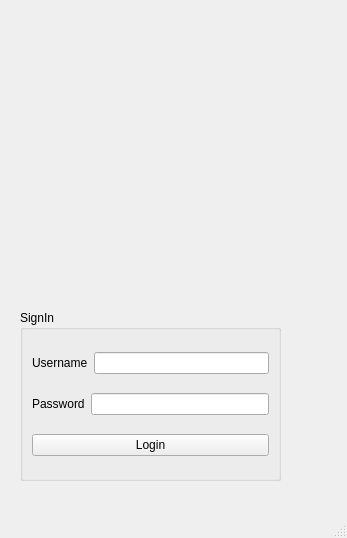
<?xml version="1.0" encoding="UTF-8"?>
<ui version="4.0">
 <class>MainWindow</class>
 <widget class="QMainWindow" name="MainWindow">
  <property name="geometry">
   <rect>
    <x>0</x>
    <y>0</y>
    <width>347</width>
    <height>538</height>
   </rect>
  </property>
  <property name="windowTitle">
   <string>MainWindow</string>
  </property>
  <widget class="QWidget" name="centralwidget">
   <widget class="QGroupBox" name="groupBox">
    <property name="geometry">
     <rect>
      <x>20</x>
      <y>310</y>
      <width>261</width>
      <height>171</height>
     </rect>
    </property>
    <property name="title">
     <string>SignIn</string>
    </property>
    <layout class="QVBoxLayout" name="verticalLayout">
     <item>
      <layout class="QHBoxLayout" name="horizontalLayout">
       <item>
        <widget class="QLabel" name="label">
         <property name="text">
          <string>Username</string>
         </property>
        </widget>
       </item>
       <item>
        <widget class="QLineEdit" name="lineEdit_username"/>
       </item>
      </layout>
     </item>
     <item>
      <layout class="QHBoxLayout" name="horizontalLayout_2">
       <item>
        <widget class="QLabel" name="label_2">
         <property name="text">
          <string>Password</string>
         </property>
        </widget>
       </item>
       <item>
        <widget class="QLineEdit" name="lineEdit_password"/>
       </item>
      </layout>
     </item>
     <item>
      <widget class="QPushButton" name="pushButton_login">
       <property name="text">
        <string>Login</string>
       </property>
      </widget>
     </item>
    </layout>
   </widget>
   <widget class="QLabel" name="label_pic">
    <property name="geometry">
     <rect>
      <x>10</x>
      <y>10</y>
      <width>331</width>
      <height>281</height>
     </rect>
    </property>
    <property name="text">
     <string/>
    </property>
    <property name="pixmap">
     <pixmap>images/logo.png</pixmap>
    </property>
   </widget>
  </widget>
  <widget class="QMenuBar" name="menubar">
   <property name="geometry">
    <rect>
     <x>0</x>
     <y>0</y>
     <width>347</width>
     <height>21</height>
    </rect>
   </property>
  </widget>
  <widget class="QStatusBar" name="statusbar"/>
 </widget>
 <resources/>
 <connections/>
</ui>
